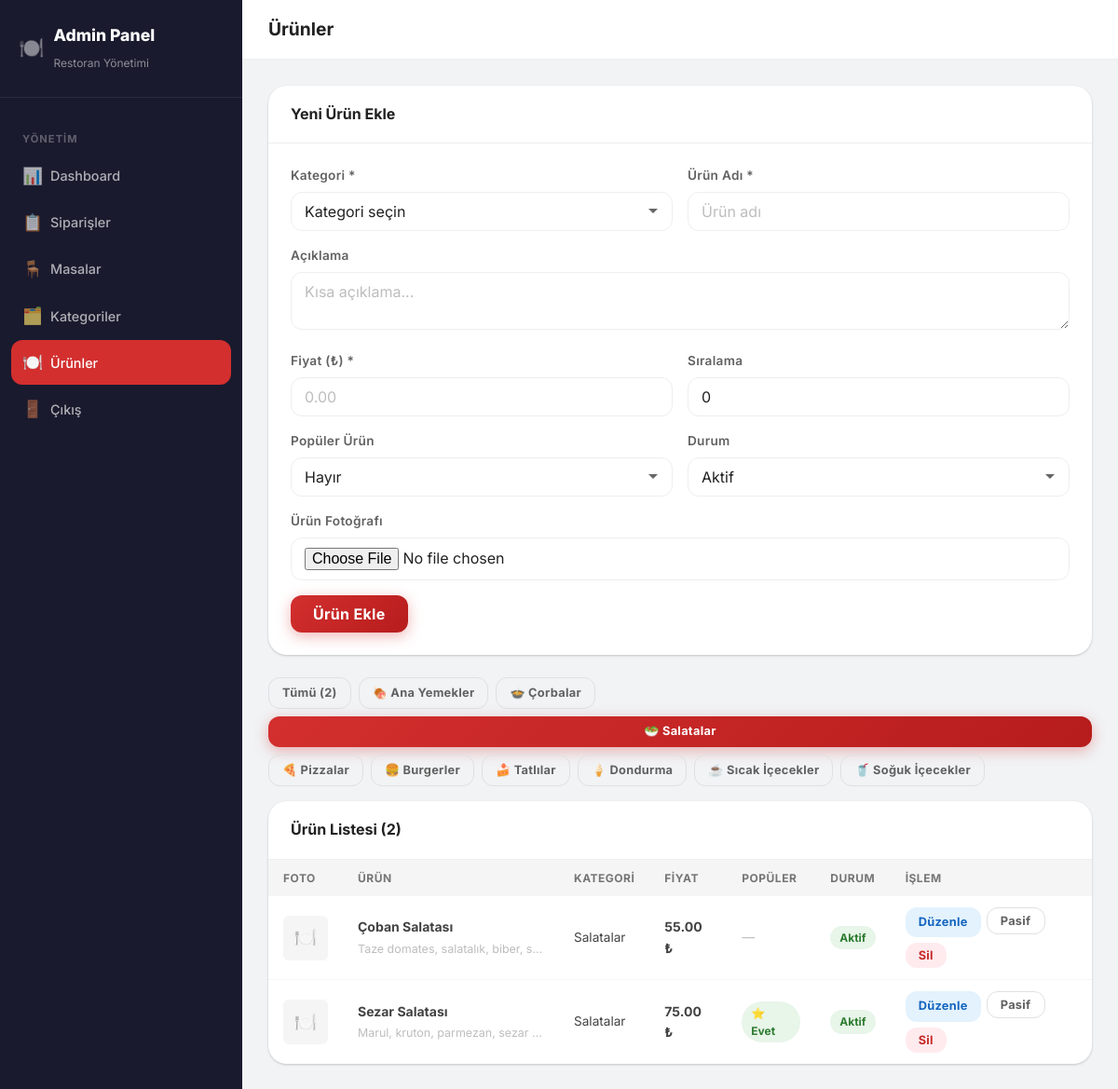
Screenshot of /admin/products.php?cat=3 (signed in) with the database file from the repository.
### tables this page shows
CREATE TABLE IF NOT EXISTS categories (
    id INT AUTO_INCREMENT PRIMARY KEY,
    name VARCHAR(100) NOT NULL,
    icon VARCHAR(50) DEFAULT '🍽️',
    sort_order INT DEFAULT 0,
    is_active TINYINT(1) DEFAULT 1,
    created_at TIMESTAMP DEFAULT CURRENT_TIMESTAMP
);

CREATE TABLE IF NOT EXISTS products (
    id INT AUTO_INCREMENT PRIMARY KEY,
    category_id INT NOT NULL,
    name VARCHAR(150) NOT NULL,
    description TEXT,
    price DECIMAL(10,2) NOT NULL,
    image VARCHAR(255) DEFAULT NULL,
    is_popular TINYINT(1) DEFAULT 0,
    is_active TINYINT(1) DEFAULT 1,
    sort_order INT DEFAULT 0,
    created_at TIMESTAMP DEFAULT CURRENT_TIMESTAMP,
    FOREIGN KEY (category_id) REFERENCES categories(id) ON DELETE CASCADE
);

### includes/config.php (called while the page is built, shortened)
<?php
function db() {
    static $pdo = null;
    if ($pdo === null) {
        try {
            $pdo = new PDO(
                'mysql:host=' . DB_HOST . ';dbname=' . DB_NAME . ';charset=utf8mb4',
                DB_USER,
                DB_PASS,
                [
                    PDO::ATTR_ERRMODE => PDO::ERRMODE_EXCEPTION,
                    PDO::ATTR_DEFAULT_FETCH_MODE => PDO::FETCH_ASSOC,
                    PDO::ATTR_EMULATE_PREPARES => false,
                ]
            );
        } catch (PDOException $e) {
            die(json_encode(['error' => 'Database connection failed: ' . $e->getMessage()]));
        }
    }
    return $pdo;
}
function sanitize($str) {
    return htmlspecialchars(trim($str), ENT_QUOTES, 'UTF-8');
}

### admin/products.php (the view, shortened to what this page needs)
<?php
require_once 'includes/auth.php';
$cats = db()->query('SELECT * FROM categories WHERE is_active = 1 ORDER BY sort_order ASC')->fetchAll();
$filter_cat = (int)($_GET['cat'] ?? 0);
if ($filter_cat) {
    $stmt = db()->prepare('SELECT p.*, c.name as cat_name FROM products p JOIN categories c ON c.id = p.category_id WHERE p.category_id = ? ORDER BY p.sort_order ASC, p.id ASC');
    $stmt->execute([$filter_cat]);
    $products = $stmt->fetchAll();
} else {
    $products = db()->query('SELECT p.*, c.name as cat_name FROM products p JOIN categories c ON c.id = p.category_id ORDER BY c.sort_order ASC, p.sort_order ASC, p.id ASC')->fetchAll();
}
$edit_prod = null;
?>
<!DOCTYPE html>
<html lang="tr">
<head>
  <link rel="stylesheet" href="../assets/css/style.css">
</head>
<body class="admin-body">
<div style="display:flex">
  <aside class="admin-sidebar" id="admin-sidebar">
    <div class="admin-sidebar-header">
      <div style="display:flex;align-items:center;gap:10px">
        <span style="font-size:22px">🍽️</span>
        <div><h2>Admin Panel</h2><span>Restoran Yönetimi</span></div>
      </div>
    </div>
  </aside>
  <main class="admin-main">
    <div class="admin-topbar">
      <div style="display:flex;align-items:center;gap:12px">
        <h1>Ürünler</h1>
      </div>
    </div>
    <div class="admin-content">
      <div class="admin-card" style="margin-bottom:24px">
        <div class="admin-card-header">
          <h2><?= $edit_prod ? 'Ürün Düzenle' : 'Yeni Ürün Ekle' ?></h2>
        </div>
        <div class="admin-card-body">
          <form method="POST" enctype="multipart/form-data" class="admin-form">
            <div class="form-row">
              <div class="form-group">
                <label>Kategori *</label>
                <select name="category_id" class="form-control" required>
                  <option value="">Kategori seçin</option>
                </select>
              </div>
              <div class="form-group">
                <label>Ürün Adı *</label>
                <input type="text" name="name" class="form-control" placeholder="Ürün adı" value="<?= sanitize($edit_prod['name'] ?? '') ?>" required>
              </div>
            </div>
            <div class="form-group">
              <label>Açıklama</label>
              <textarea name="description" class="form-control" rows="2" placeholder="Kısa açıklama..."><?= sanitize($edit_prod['description'] ?? '') ?></textarea>
            </div>
            <div class="form-row">
              <div class="form-group">
                <label>Fiyat (₺) *</label>
                <input type="text" name="price" class="form-control" placeholder="0.00" value="<?= $edit_prod ? number_format($edit_prod['price'], 2, '.', '') : '' ?>" required>
              </div>
              <div class="form-group">
                <label>Sıralama</label>
                <input type="number" name="sort_order" class="form-control" value="<?= (int)($edit_prod['sort_order'] ?? 0) ?>" min="0">
              </div>
            </div>
            <div class="form-row">
              <div class="form-group">
                <label>Popüler Ürün</label>
                <select name="is_popular" class="form-control">
                  <option value="0" <?= (($edit_prod['is_popular'] ?? 0) == 0 ? 'selected' : '') ?>>Hayır</option>
                </select>
              </div>
              <div class="form-group">
                <label>Durum</label>
                <select name="is_active" class="form-control">
                  <option value="1" <?= (($edit_prod['is_active'] ?? 1) == 1 ? 'selected' : '') ?>>Aktif</option>
                </select>
              </div>
            </div>
            <div class="form-group">
              <label>Ürün Fotoğrafı <?= $edit_prod ? '(değiştirmek için seçin)' : '' ?></label>
              <input type="file" name="image" class="form-control" accept="image/*">
            </div>
            <button type="submit" class="btn btn-primary" style="width:auto;padding:10px 24px">
              <?= $edit_prod ? 'Güncelle' : 'Ürün Ekle' ?>
            </button>
          </form>
        </div>
      </div>
      <div style="display:flex;gap:8px;margin-bottom:16px;flex-wrap:wrap">
        <a href="products.php" class="btn btn-sm <?= !$filter_cat ? 'btn-primary' : 'btn-outline' ?>">Tümü (<?= count($products) ?>)</a>
        <?php foreach ($cats as $c): ?>
        <a href="?cat=<?= $c['id'] ?>" class="btn btn-sm <?= $filter_cat == $c['id'] ? 'btn-primary' : 'btn-outline' ?>"><?= sanitize($c['icon']) ?> <?= sanitize($c['name']) ?></a>
        <?php endforeach; ?>
      </div>
      <div class="admin-card">
        <div class="admin-card-header"><h2>Ürün Listesi (<?= count($products) ?>)</h2></div>
        <div style="overflow-x:auto">
          <table class="data-table">
            <thead>
              <tr><th>Foto</th><th>Ürün</th><th>Kategori</th><th>Fiyat</th><th>Popüler</th><th>Durum</th><th>İşlem</th></tr>
            </thead>
            <tbody>
              <?php foreach ($products as $p): ?>
              <tr>
                <td>
                  <?php if ($p['image']): ?>
                  <img src="../assets/img/<?= sanitize($p['image']) ?>" style="width:48px;height:48px;object-fit:cover;border-radius:6px">
                  <?php else: ?>
                  <div style="width:48px;height:48px;background:var(--gray-100);border-radius:6px;display:flex;align-items:center;justify-content:center;font-size:1.2rem">🍽️</div>
                  <?php endif; ?>
                </td>
                <td>
                  <strong><?= sanitize($p['name']) ?></strong>
                  <?php if ($p['description']): ?>
                  <div style="font-size:0.78rem;color:var(--gray-400);margin-top:2px;max-width:200px;white-space:nowrap;overflow:hidden;text-overflow:ellipsis"><?= sanitize($p['description']) ?></div>
                  <?php endif; ?>
                </td>
                <td style="font-size:0.85rem"><?= sanitize($p['cat_name']) ?></td>
                <td><strong><?= number_format($p['price'], 2) ?> ₺</strong></td>
                <td><?= $p['is_popular'] ? '<span class="badge badge-ready">⭐ Evet</span>' : '<span style="color:var(--gray-400)">—</span>' ?></td>
                <td><span class="badge <?= $p['is_active'] ? 'badge-ready' : 'badge-completed' ?>"><?= $p['is_active'] ? 'Aktif' : 'Pasif' ?></span></td>
                <td>
                  <div class="action-btns">
                    <a href="?edit=<?= $p['id'] ?>" class="btn btn-sm btn-info">Düzenle</a>
                    <form method="POST" style="display:inline">
                      <button type="submit" class="btn btn-sm btn-outline"><?= $p['is_active'] ? 'Pasif' : 'Aktif' ?></button>
                    </form>
                    <form method="POST" style="display:inline" onsubmit="return confirm('Bu ürünü silmek istediğinizden emin misiniz?')">
                      <button type="submit" class="btn btn-sm btn-danger">Sil</button>
                    </form>
                  </div>
                </td>
              </tr>
              <?php endforeach; ?>
            </tbody>
          </table>
        </div>
      </div>
    </div>
  </main>
</div>
</body>
</html>

### rows the page displays
categories: icon "🍖", name "Ana Yemekler"
categories: icon "🍲", name "Çorbalar"
categories: icon "🥗", name "Salatalar"
categories: icon "🍕", name "Pizzalar"
categories: icon "🍔", name "Burgerler"
categories: icon "🍰", name "Tatlılar"
categories: icon "🍦", name "Dondurma"
categories: icon "☕", name "Sıcak İçecekler"
categories: icon "🥤", name "Soğuk İçecekler"
products: name "Çoban Salatası", description "Taze domates, salatalık, biber, s…", category.name "Salatalar", price "55.00", is_active "Aktif"
products: name "Sezar Salatası", description "Marul, kruton, parmezan, sezar…", category.name "Salatalar", price "75.00", is_popular "⭐ Evet", is_active "Aktif"

### other values shown
$item['icon'] "📊"
$item['label'] "Dashboard"
$item['icon'] "📋"
$item['label'] "Siparişler"
$item['icon'] "🪑"
$item['label'] "Masalar"
$item['icon'] "🗂️"
$item['label'] "Kategoriler"
$item['icon'] "🍽️"
$item['label'] "Ürünler"
$item['icon'] "🚪"
$item['label'] "Çıkış"
count($products) "2"
